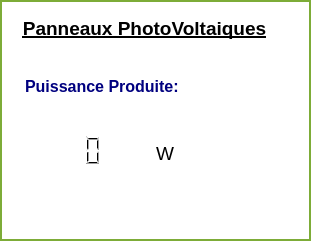
     <widget class="QWidget" name="Battery" native="true">
      <property name="geometry">
       <rect>
        <x>10</x>
        <y>310</y>
        <width>311</width>
        <height>241</height>
       </rect>
      </property>
      <property name="styleSheet">
       <string notr="true">background-color: rgb(255, 255, 255);border:2px solid rgb(125, 172, 56);</string>
      </property>
      <widget class="QLabel" name="label_2">
       <property name="geometry">
        <rect>
         <x>4</x>
         <y>13</y>
         <width>281</width>
         <height>31</height>
        </rect>
       </property>
       <property name="palette">
        <palette>
         <active>
          <colorrole role="WindowText">
           <brush brushstyle="SolidPattern">
            <color alpha="255">
             <red>0</red>
             <green>0</green>
             <blue>0</blue>
            </color>
           </brush>
          </colorrole>
          <colorrole role="Button">
           <brush brushstyle="SolidPattern">
            <color alpha="255">
             <red>255</red>
             <green>255</green>
             <blue>255</blue>
            </color>
           </brush>
          </colorrole>
          <colorrole role="Light">
           <brush brushstyle="SolidPattern">
            <color alpha="255">
             <red>255</red>
             <green>255</green>
             <blue>255</blue>
            </color>
           </brush>
          </colorrole>
          <colorrole role="Midlight">
           <brush brushstyle="SolidPattern">
            <color alpha="255">
             <red>255</red>
             <green>255</green>
             <blue>255</blue>
            </color>
           </brush>
          </colorrole>
          <colorrole role="Dark">
           <brush brushstyle="SolidPattern">
            <color alpha="255">
             <red>127</red>
             <green>127</green>
             <blue>127</blue>
            </color>
           </brush>
          </colorrole>
          <colorrole role="Mid">
           <brush brushstyle="SolidPattern">
            <color alpha="255">
             <red>170</red>
             <green>170</green>
             <blue>170</blue>
            </color>
           </brush>
          </colorrole>
          <colorrole role="Text">
           <brush brushstyle="SolidPattern">
            <color alpha="255">
             <red>0</red>
             <green>0</green>
             <blue>0</blue>
            </color>
           </brush>
          </colorrole>
          <colorrole role="BrightText">
           <brush brushstyle="SolidPattern">
            <color alpha="255">
             <red>255</red>
             <green>255</green>
             <blue>255</blue>
            </color>
           </brush>
          </colorrole>
          <colorrole role="ButtonText">
           <brush brushstyle="SolidPattern">
            <color alpha="255">
             <red>0</red>
             <green>0</green>
             <blue>0</blue>
            </color>
           </brush>
          </colorrole>
          <colorrole role="Base">
           <brush brushstyle="SolidPattern">
            <color alpha="255">
             <red>255</red>
             <green>255</green>
             <blue>255</blue>
            </color>
           </brush>
          </colorrole>
          <colorrole role="Window">
           <brush brushstyle="SolidPattern">
            <color alpha="255">
             <red>255</red>
             <green>255</green>
             <blue>255</blue>
            </color>
           </brush>
          </colorrole>
          <colorrole role="Shadow">
           <brush brushstyle="SolidPattern">
            <color alpha="255">
             <red>0</red>
             <green>0</green>
             <blue>0</blue>
            </color>
           </brush>
          </colorrole>
          <colorrole role="AlternateBase">
           <brush brushstyle="SolidPattern">
            <color alpha="255">
             <red>255</red>
             <green>255</green>
             <blue>255</blue>
            </color>
           </brush>
          </colorrole>
          <colorrole role="ToolTipBase">
           <brush brushstyle="SolidPattern">
            <color alpha="255">
             <red>255</red>
             <green>255</green>
             <blue>220</blue>
            </color>
           </brush>
          </colorrole>
          <colorrole role="ToolTipText">
           <brush brushstyle="SolidPattern">
            <color alpha="255">
             <red>0</red>
             <green>0</green>
             <blue>0</blue>
            </color>
           </brush>
          </colorrole>
          <colorrole role="PlaceholderText">
           <brush brushstyle="NoBrush">
            <color alpha="128">
             <red>0</red>
             <green>0</green>
             <blue>0</blue>
            </color>
           </brush>
          </colorrole>
         </active>
         <inactive>
          <colorrole role="WindowText">
           <brush brushstyle="SolidPattern">
            <color alpha="255">
             <red>0</red>
             <green>0</green>
             <blue>0</blue>
            </color>
           </brush>
          </colorrole>
          <colorrole role="Button">
           <brush brushstyle="SolidPattern">
            <color alpha="255">
             <red>255</red>
             <green>255</green>
             <blue>255</blue>
            </color>
           </brush>
          </colorrole>
          <colorrole role="Light">
           <brush brushstyle="SolidPattern">
            <color alpha="255">
             <red>255</red>
             <green>255</green>
             <blue>255</blue>
            </color>
           </brush>
          </colorrole>
          <colorrole role="Midlight">
           <brush brushstyle="SolidPattern">
            <color alpha="255">
             <red>255</red>
             <green>255</green>
             <blue>255</blue>
            </color>
           </brush>
          </colorrole>
          <colorrole role="Dark">
           <brush brushstyle="SolidPattern">
            <color alpha="255">
             <red>127</red>
             <green>127</green>
             <blue>127</blue>
            </color>
           </brush>
          </colorrole>
          <colorrole role="Mid">
           <brush brushstyle="SolidPattern">
            <color alpha="255">
             <red>170</red>
             <green>170</green>
             <blue>170</blue>
            </color>
           </brush>
          </colorrole>
          <colorrole role="Text">
           <brush brushstyle="SolidPattern">
            <color alpha="255">
             <red>0</red>
             <green>0</green>
             <blue>0</blue>
            </color>
           </brush>
          </colorrole>
          <colorrole role="BrightText">
           <brush brushstyle="SolidPattern">
            <color alpha="255">
             <red>255</red>
             <green>255</green>
             <blue>255</blue>
            </color>
           </brush>
          </colorrole>
          <colorrole role="ButtonText">
           <brush brushstyle="SolidPattern">
            <color alpha="255">
             <red>0</red>
             <green>0</green>
             <blue>0</blue>
            </color>
           </brush>
          </colorrole>
          <colorrole role="Base">
           <brush brushstyle="SolidPattern">
            <color alpha="255">
             <red>255</red>
             <green>255</green>
             <blue>255</blue>
            </color>
           </brush>
          </colorrole>
          <colorrole role="Window">
           <brush brushstyle="SolidPattern">
            <color alpha="255">
             <red>255</red>
             <green>255</green>
             <blue>255</blue>
            </color>
           </brush>
          </colorrole>
          <colorrole role="Shadow">
           <brush brushstyle="SolidPattern">
            <color alpha="255">
             <red>0</red>
             <green>0</green>
             <blue>0</blue>
            </color>
           </brush>
          </colorrole>
          <colorrole role="AlternateBase">
           <brush brushstyle="SolidPattern">
            <color alpha="255">
             <red>255</red>
             <green>255</green>
             <blue>255</blue>
            </color>
           </brush>
          </colorrole>
          <colorrole role="ToolTipBase">
           <brush brushstyle="SolidPattern">
            <color alpha="255">
             <red>255</red>
             <green>255</green>
             <blue>220</blue>
            </color>
           </brush>
          </colorrole>
          <colorrole role="ToolTipText">
           <brush brushstyle="SolidPattern">
            <color alpha="255">
             <red>0</red>
             <green>0</green>
             <blue>0</blue>
            </color>
           </brush>
          </colorrole>
          <colorrole role="PlaceholderText">
           <brush brushstyle="NoBrush">
            <color alpha="128">
             <red>0</red>
             <green>0</green>
             <blue>0</blue>
            </color>
           </brush>
          </colorrole>
         </inactive>
         <disabled>
          <colorrole role="WindowText">
           <brush brushstyle="SolidPattern">
            <color alpha="255">
             <red>0</red>
             <green>0</green>
             <blue>0</blue>
            </color>
           </brush>
          </colorrole>
          <colorrole role="Button">
           <brush brushstyle="SolidPattern">
            <color alpha="255">
             <red>255</red>
             <green>255</green>
             <blue>255</blue>
            </color>
           </brush>
          </colorrole>
          <colorrole role="Light">
           <brush brushstyle="SolidPattern">
            <color alpha="255">
             <red>255</red>
             <green>255</green>
             <blue>255</blue>
            </color>
           </brush>
          </colorrole>
          <colorrole role="Midlight">
           <brush brushstyle="SolidPattern">
            <color alpha="255">
             <red>255</red>
             <green>255</green>
             <blue>255</blue>
            </color>
           </brush>
          </colorrole>
          <colorrole role="Dark">
           <brush brushstyle="SolidPattern">
            <color alpha="255">
             <red>127</red>
             <green>127</green>
             <blue>127</blue>
            </color>
           </brush>
          </colorrole>
          <colorrole role="Mid">
           <brush brushstyle="SolidPattern">
            <color alpha="255">
             <red>170</red>
             <green>170</green>
             <blue>170</blue>
            </color>
           </brush>
          </colorrole>
          <colorrole role="Text">
           <brush brushstyle="SolidPattern">
            <color alpha="255">
             <red>0</red>
             <green>0</green>
             <blue>0</blue>
            </color>
           </brush>
          </colorrole>
          <colorrole role="BrightText">
           <brush brushstyle="SolidPattern">
            <color alpha="255">
             <red>255</red>
             <green>255</green>
             <blue>255</blue>
            </color>
           </brush>
          </colorrole>
          <colorrole role="ButtonText">
           <brush brushstyle="SolidPattern">
            <color alpha="255">
             <red>0</red>
             <green>0</green>
             <blue>0</blue>
            </color>
           </brush>
          </colorrole>
          <colorrole role="Base">
           <brush brushstyle="SolidPattern">
            <color alpha="255">
             <red>255</red>
             <green>255</green>
             <blue>255</blue>
            </color>
           </brush>
          </colorrole>
          <colorrole role="Window">
           <brush brushstyle="SolidPattern">
            <color alpha="255">
             <red>255</red>
             <green>255</green>
             <blue>255</blue>
            </color>
           </brush>
          </colorrole>
          <colorrole role="Shadow">
           <brush brushstyle="SolidPattern">
            <color alpha="255">
             <red>0</red>
             <green>0</green>
             <blue>0</blue>
            </color>
           </brush>
          </colorrole>
          <colorrole role="AlternateBase">
           <brush brushstyle="SolidPattern">
            <color alpha="255">
             <red>255</red>
             <green>255</green>
             <blue>255</blue>
            </color>
           </brush>
          </colorrole>
          <colorrole role="ToolTipBase">
           <brush brushstyle="SolidPattern">
            <color alpha="255">
             <red>255</red>
             <green>255</green>
             <blue>220</blue>
            </color>
           </brush>
          </colorrole>
          <colorrole role="ToolTipText">
           <brush brushstyle="SolidPattern">
            <color alpha="255">
             <red>0</red>
             <green>0</green>
             <blue>0</blue>
            </color>
           </brush>
          </colorrole>
          <colorrole role="PlaceholderText">
           <brush brushstyle="NoBrush">
            <color alpha="128">
             <red>0</red>
             <green>0</green>
             <blue>0</blue>
            </color>
           </brush>
          </colorrole>
         </disabled>
        </palette>
       </property>
       <property name="font">
        <font>
         <family>Arial</family>
         <pointsize>14</pointsize>
         <weight>75</weight>
         <bold>true</bold>
         <underline>true</underline>
        </font>
       </property>
       <property name="layoutDirection">
        <enum>Qt::LeftToRight</enum>
       </property>
       <property name="styleSheet">
        <string notr="true">color: rgb(0, 0, 0);
border:3px solid white;</string>
       </property>
       <property name="text">
        <string>Panneaux PhotoVoltaiques</string>
       </property>
       <property name="alignment">
        <set>Qt::AlignCenter</set>
       </property>
       <property name="margin">
        <number>-1</number>
       </property>
       <property name="indent">
        <number>-2</number>
       </property>
      </widget>
      <widget class="QLabel" name="label_7">
       <property name="geometry">
        <rect>
         <x>20</x>
         <y>74</y>
         <width>171</width>
         <height>25</height>
        </rect>
       </property>
       <property name="font">
        <font>
         <family>Arial</family>
         <pointsize>12</pointsize>
         <weight>75</weight>
         <bold>true</bold>
        </font>
       </property>
       <property name="styleSheet">
        <string notr="true">color:rgb(0, 0, 127);border:1px solid rgb(255, 255, 255);</string>
       </property>
       <property name="text">
        <string>Puissance Produite:</string>
       </property>
      </widget>
      <widget class="QLCDNumber" name="pvPower">
       <property name="geometry">
        <rect>
         <x>5</x>
         <y>130</y>
         <width>101</width>
         <height>41</height>
        </rect>
       </property>
       <property name="font">
        <font>
         <pointsize>10</pointsize>
         <weight>75</weight>
         <bold>true</bold>
        </font>
       </property>
       <property name="styleSheet">
        <string notr="true">color:rgb(0, 0, 0);border:1px solid rgb(255, 255, 255);</string>
       </property>
       <property name="digitCount">
        <number>6</number>
       </property>
       <property name="value" stdset="0">
        <double>0.000000000000000</double>
       </property>
      </widget>
      <widget class="QLabel" name="label_8">
       <property name="geometry">
        <rect>
         <x>150</x>
         <y>143</y>
         <width>47</width>
         <height>21</height>
        </rect>
       </property>
       <property name="font">
        <font>
         <pointsize>14</pointsize>
        </font>
       </property>
       <property name="styleSheet">
        <string notr="true">color:rgb(0, 0, 0);border:1px solid rgb(255, 255, 255);</string>
       </property>
       <property name="text">
        <string>W</string>
       </property>
      </widget>
      <widget class="QLabel" name="solarIMG">
       <property name="geometry">
        <rect>
         <x>206</x>
         <y>50</y>
         <width>91</width>
         <height>71</height>
        </rect>
       </property>
       <property name="styleSheet">
        <string notr="true">border:1px solid rgb(255, 255, 255);</string>
       </property>
       <property name="text">
        <string/>
       </property>
       <property name="pixmap">
        <pixmap>images/solar.png</pixmap>
       </property>
       <property name="scaledContents">
        <bool>true</bool>
       </property>
      </widget>
     </widget>
